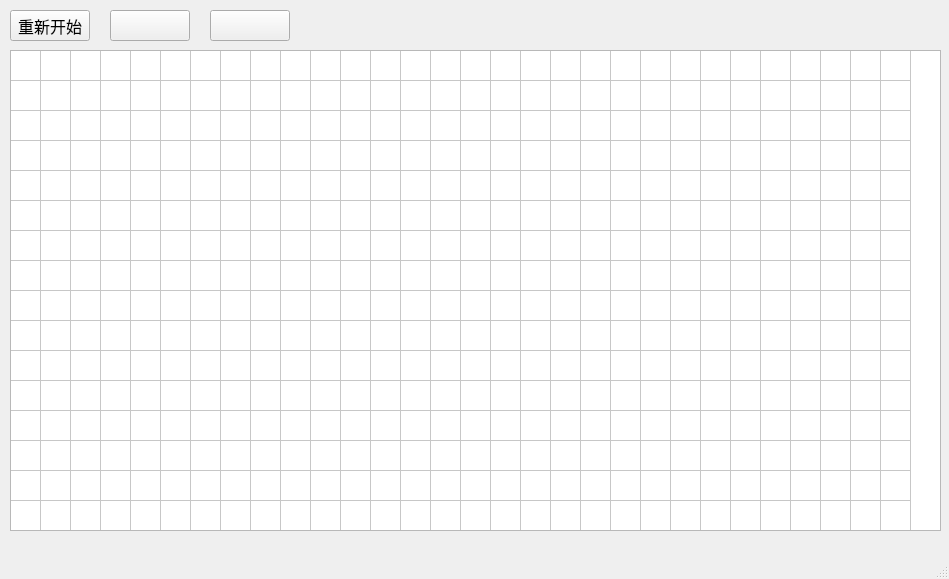
<?xml version="1.0" encoding="UTF-8"?>
<ui version="4.0">
 <class>MainWindow</class>
 <widget class="QMainWindow" name="MainWindow">
  <property name="geometry">
   <rect>
    <x>0</x>
    <y>0</y>
    <width>949</width>
    <height>579</height>
   </rect>
  </property>
  <property name="windowTitle">
   <string>MainWindow</string>
  </property>
  <property name="iconSize">
   <size>
    <width>255</width>
    <height>255</height>
   </size>
  </property>
  <widget class="QWidget" name="centralwidget">
   <widget class="MyTableWidget" name="tableWidget">
    <property name="geometry">
     <rect>
      <x>10</x>
      <y>50</y>
      <width>931</width>
      <height>481</height>
     </rect>
    </property>
    <property name="font">
     <font>
      <pointsize>12</pointsize>
     </font>
    </property>
    <property name="verticalScrollBarPolicy">
     <enum>Qt::ScrollBarAlwaysOff</enum>
    </property>
    <property name="horizontalScrollBarPolicy">
     <enum>Qt::ScrollBarAlwaysOff</enum>
    </property>
    <property name="selectionMode">
     <enum>QAbstractItemView::NoSelection</enum>
    </property>
    <property name="iconSize">
     <size>
      <width>25</width>
      <height>25</height>
     </size>
    </property>
    <property name="textElideMode">
     <enum>Qt::ElideMiddle</enum>
    </property>
    <property name="rowCount">
     <number>16</number>
    </property>
    <property name="columnCount">
     <number>30</number>
    </property>
    <attribute name="horizontalHeaderVisible">
     <bool>false</bool>
    </attribute>
    <attribute name="horizontalHeaderDefaultSectionSize">
     <number>30</number>
    </attribute>
    <attribute name="horizontalHeaderHighlightSections">
     <bool>true</bool>
    </attribute>
    <attribute name="verticalHeaderVisible">
     <bool>false</bool>
    </attribute>
    <attribute name="verticalHeaderDefaultSectionSize">
     <number>30</number>
    </attribute>
    <row/>
    <row/>
    <row/>
    <row/>
    <row/>
    <row/>
    <row/>
    <row/>
    <row/>
    <row/>
    <row/>
    <row/>
    <row/>
    <row/>
    <row/>
    <row/>
    <column/>
    <column/>
    <column/>
    <column/>
    <column/>
    <column/>
    <column/>
    <column/>
    <column/>
    <column/>
    <column/>
    <column/>
    <column/>
    <column/>
    <column/>
    <column/>
    <column/>
    <column/>
    <column/>
    <column/>
    <column/>
    <column/>
    <column/>
    <column/>
    <column/>
    <column/>
    <column/>
    <column/>
    <column/>
    <column/>
    <item row="0" column="0">
     <property name="text">
      <string/>
     </property>
    </item>
   </widget>
   <widget class="QPushButton" name="reStart">
    <property name="geometry">
     <rect>
      <x>10</x>
      <y>10</y>
      <width>80</width>
      <height>31</height>
     </rect>
    </property>
    <property name="font">
     <font>
      <pointsize>12</pointsize>
     </font>
    </property>
    <property name="text">
     <string>重新开始</string>
    </property>
   </widget>
   <widget class="QPushButton" name="mine_count">
    <property name="geometry">
     <rect>
      <x>110</x>
      <y>10</y>
      <width>80</width>
      <height>31</height>
     </rect>
    </property>
    <property name="font">
     <font>
      <pointsize>12</pointsize>
     </font>
    </property>
    <property name="text">
     <string/>
    </property>
   </widget>
   <widget class="QPushButton" name="time">
    <property name="geometry">
     <rect>
      <x>210</x>
      <y>10</y>
      <width>80</width>
      <height>31</height>
     </rect>
    </property>
    <property name="font">
     <font>
      <pointsize>12</pointsize>
     </font>
    </property>
    <property name="text">
     <string/>
    </property>
   </widget>
  </widget>
  <widget class="QMenuBar" name="menubar">
   <property name="geometry">
    <rect>
     <x>0</x>
     <y>0</y>
     <width>949</width>
     <height>22</height>
    </rect>
   </property>
  </widget>
  <widget class="QStatusBar" name="statusbar"/>
 </widget>
 <customwidgets>
  <customwidget>
   <class>MyTableWidget</class>
   <extends>QTableWidget</extends>
   <header location="global">mytablewidget.h</header>
  </customwidget>
 </customwidgets>
 <resources/>
 <connections/>
</ui>
